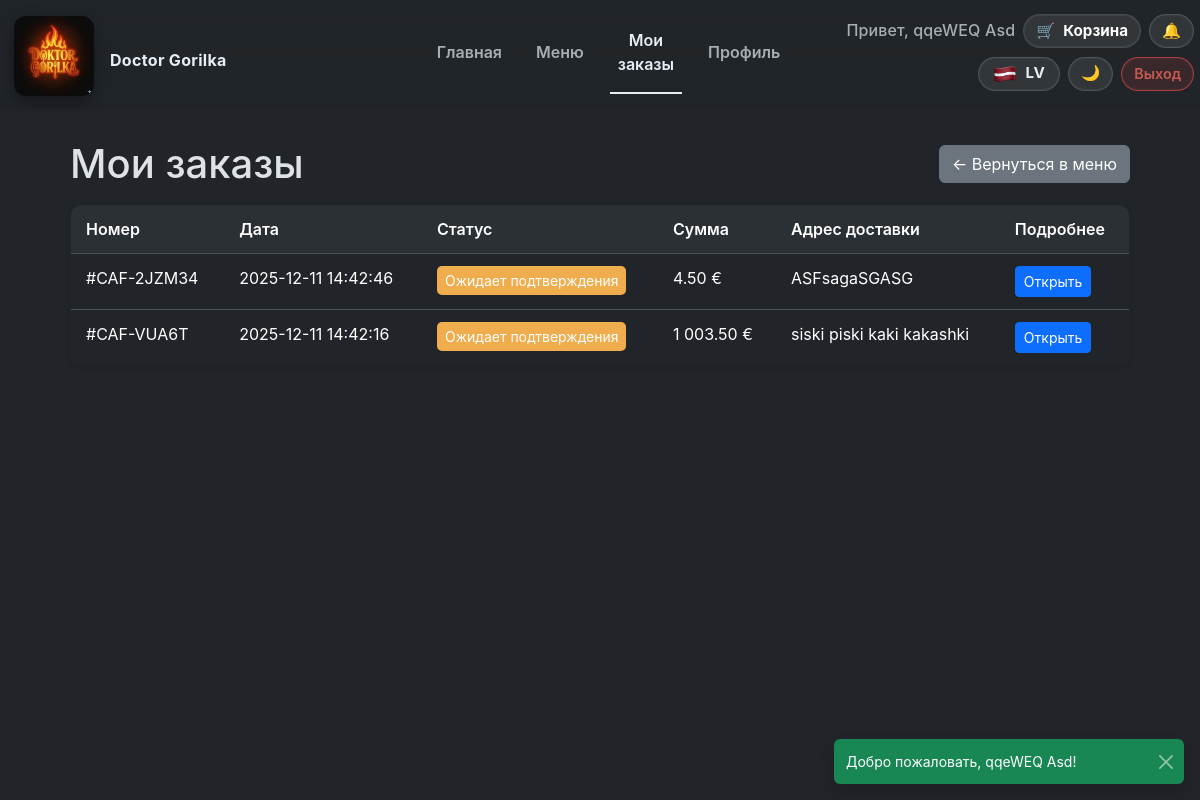
Page /orders (signed in) on the committed database.
### tables this page shows
CREATE TABLE orders (
        id INTEGER PRIMARY KEY AUTOINCREMENT,
        user_id INTEGER NOT NULL,
        created_at TEXT DEFAULT CURRENT_TIMESTAMP,
        status TEXT CHECK(status IN ('pending','new','cooking','ready','delivered','cancelled')) DEFAULT 'pending',
        total_price REAL,
        delivery_address TEXT, order_code TEXT, comment TEXT,
        FOREIGN KEY (user_id) REFERENCES users(id)
    );

### src/Infrastructure/ViewRenderer.php (called while the page is built, shortened)
<?php
class ViewRenderer
{
    public function render(string $view, array $params = []): string
    {
        $viewFile = $this->basePath . '/' . $view . '.php';
        extract($params, EXTR_SKIP);
        require $viewFile;
        $content = ob_get_clean();
        if ($this->layout && file_exists($this->layout)) {
            return ob_get_clean();
        }
        return $content;
    }
}

### src/Application/Controller/OrderController.php (called while the page is built, shortened)
<?php
class OrderController
{
    public function history(): string
    {
        $orders = $this->orderService->userOrders($this->session->get('user_id'));
        return $this->view->render('orders/history', [
            'title' => 'Doctor Gorilka — ' . translate('orders.history.title'),
            'orders' => $orders,
        ]);
    }
}

### src/Infrastructure/Router.php (called while the page is built, shortened)
<?php
class Router
{
    private array $routes = [];
    public function addRoute(string $method, string $path, callable $handler): void
    {
        $normalized = $this->normalizePath($path);
        $this->routes[$method][$normalized] = $handler;
    }
    public function dispatch(string $method, string $uri): mixed
    {
        $path = $this->normalizePath(parse_url($uri, PHP_URL_PATH) ?: '/');
        $method = strtoupper($method);
        if (isset($this->routes[$method][$path])) {
            return call_user_func($this->routes[$method][$path]);
        }
        return translate('errors.not_found');
    }
    private function normalizePath(string $path): string
    {
        $path = rtrim($path, '/');
        return $path === '' ? '/' : $path;
    }
}

### src/Application/App.php (called while the page is built, shortened)
<?php
class App
{
    private Router $router;
    private function __construct(Router $router, ViewRenderer $view)
    {
        $this->router = $router;
    }
    public function run(): mixed
    {
        $method = $_SERVER['REQUEST_METHOD'] ?? 'GET';
        $uri = $_SERVER['REQUEST_URI'] ?? '/';
        return $this->router->dispatch($method, $uri);
    }
}

### src/helpers.php (called while the page is built, shortened)
<?php
function localizationConfig(): array
{
    static $config;
    if ($config === null) {
        $config = require __DIR__ . '/../config/localization.php';
    }
    return $config;
}
function availableLocales(): array
{
    $config = localizationConfig();
    return $config['locales'] ?? [];
}
function currentLocale(): string
{
    $available = array_keys(availableLocales());
    $default = $available[0] ?? 'ru';
    return $default;
}
function translate(string $key, array $replace = [], ?string $locale = null): string
{
    $locale ??= currentLocale();
    $config = localizationConfig();
    $phrases = $config['phrases'] ?? [];
    $fallbackLocale = $config['fallback'] ?? 'ru';
    $value = $phrases[$locale][$key] ?? $phrases[$fallbackLocale][$key] ?? $key;
    foreach ($replace as $needle => $replacement) {
        $value = str_replace(':' . $needle, $replacement, $value);
    }
    return $value;
}
function translateStatus(?string $status): string
{
    return translate('status.' . $status);
}

### src/Infrastructure/SessionManager.php (called while the page is built, shortened)
<?php
class SessionManager
{
    public function get(string $key, mixed $default = null): mixed
    {
        return $_SESSION[$key] ?? $default;
    }
}

### src/Infrastructure/Repository/OrderRepository.php (called while the page is built, shortened)
<?php
class OrderRepository implements OrderRepositoryInterface
{
    public function findByUser(int $userId): array
    {
        $stmt = $this->prepare("SELECT * FROM orders WHERE user_id = :uid ORDER BY id DESC");
        $stmt->bindValue(':uid', $userId, SQLITE3_INTEGER);
        $result = $stmt->execute();
        $orders = [];
        while ($row = $result->fetchArray(SQLITE3_ASSOC)) {
            $orders[] = $this->mapOrder($row);
        }
        return $orders;
    }
    private function mapOrder(array $row): Order
    {
        $customerName = null;
        $customerPhone = $row['phone'] ?? null;
        return new Order(
            id: (int)$row['id'],
            userId: (int)$row['user_id'],
            status: $row['status'],
            totalPrice: (float)$row['total_price'],
            createdAt: $row['created_at'],
            deliveryAddress: $row['delivery_address'] ?? null,
            orderCode: $row['order_code'] ?? null,
            items: $this->fetchItems((int)$row['id']),
            customerName: $customerName,
            customerPhone: $customerPhone,
            comment: $row['comment'] ?? null,
        );
    }
    private function fetchItems(int $orderId): array
    {
        $stmt = $this->prepare("SELECT order_items.*, menu.title, menu.price AS menu_price, menu.image_url,
            menu.name_original, menu.name_ru, menu.name_lv
            FROM order_items
            JOIN menu ON menu.id = order_items.menu_id
            WHERE order_items.order_id = :oid");
        $stmt->bindValue(':oid', $orderId, SQLITE3_INTEGER);
        $result = $stmt->execute();
        $items = [];
        while ($row = $result->fetchArray(SQLITE3_ASSOC)) {
            $comboDetails = null;
            if (!empty($row['combo_details'])) {
                $decoded = json_decode($row['combo_details'], true);
                if (is_array($decoded)) {
                    $comboDetails = $decoded;
                }
            }
            $price = (float)($row['menu_price'] ?? 0);
            if ($comboDetails && isset($comboDetails['price'])) {
                $price = (float)$comboDetails['price'];
            }
            $items[] = new OrderItem(
                menuId: (int)$row['menu_id'],
                title: $this->resolveOrderItemTitle($row),
                price: $price,
                quantity: (int)$row['quantity'],
                imageUrl: $row['image_url'] ?? null,
                comboDetails: $comboDetails
            );
        }
        return $items;
    }
    private function resolveOrderItemTitle(array $row): string
    {
        $locale = function_exists('currentLocale') ? currentLocale() : 'ru';
        $localized = [
            'ru' => $row['name_ru'] ?? null,
            'lv' => $row['name_lv'] ?? null,
        ];
        $value = $localized[$locale] ?? null;
        if (!empty($row['name_original'])) {
            return $row['name_original'];
        }
        return translate('common.dish');
    }
    private function prepare(string $sql): SQLite3Stmt
    {
        return $this->db->prepare($sql);
    }
}

### src/Application/Service/OrderService.php (called while the page is built, shortened)
<?php
class OrderService
{
    public function userOrders(int $userId): array
    {
        return $this->orders->findByUser($userId);
    }
}

### autoload.php (called while the page is built, shortened)
<?php
spl_autoload_register(function (string $class): void {
    $prefixes = [
        'App\\' => __DIR__ . '/src/',
        'Carbon\\' => __DIR__ . '/src/Carbon/',
    ];
    foreach ($prefixes as $prefix => $dir) {
        if (strncmp($prefix, $class, strlen($prefix)) !== 0) {
            continue;
        }
        $relativeClass = substr($class, strlen($prefix));
        $file = $dir . str_replace('\\', '/', $relativeClass) . '.php';
    }
});

### src/Carbon/Carbon.php (called while the page is built, shortened)
<?php
class Carbon
{
    private DateTimeImmutable $dateTime;
    public function __construct(DateTimeImmutable $dateTime)
    {
        $this->dateTime = $dateTime;
    }
    public static function parse(string $time, ?string $timezone = null): self
    {
        $tz = $timezone ? new DateTimeZone($timezone) : null;
        $dt = new DateTimeImmutable($time, $tz);
        return new self($dt);
    }
    public function setTimezone(string $timezone): self
    {
        $clone = clone $this;
        $clone->dateTime = $this->dateTime->setTimezone(new DateTimeZone($timezone));
        return $clone;
    }
    public function locale(string $locale): self
    {
        $clone = clone $this;
        $clone->locale = $locale;
        return $clone;
    }
}

### resources/views/orders/history.php (the view, shortened to what this page needs)
<div class="page-container">
<div class="d-flex align-items-center justify-content-between mb-3">
    <h1 class="mb-0"><?= htmlspecialchars(translate('orders.history.title')) ?></h1>
    <a class="btn btn-secondary" href="/menu"><?= htmlspecialchars(translate('common.back_to_menu')) ?></a>
</div>
<?php if (empty($orders)): ?>
    <div class="empty-state"><?= htmlspecialchars(translate('orders.history.empty')) ?></div>
<?php else: ?>
<div class="card border-0 shadow-sm">
    <div class="card-body p-0">
        <div class="table-responsive">
            <table class="table mb-0">
                <thead>
                <tr>
                    <th><?= htmlspecialchars(translate('orders.history.number')) ?></th>
                    <th><?= htmlspecialchars(translate('orders.history.date')) ?></th>
                    <th><?= htmlspecialchars(translate('orders.history.status')) ?></th>
                    <th><?= htmlspecialchars(translate('orders.history.total')) ?></th>
                    <th><?= htmlspecialchars(translate('orders.history.address')) ?></th>
                    <th><?= htmlspecialchars(translate('orders.history.more')) ?></th>
                </tr>
                </thead>
                <tbody>
<?php
$timezone = appTimezone();
$locale = currentLocale() === 'lv' ? 'lv' : 'ru';
?>
<?php foreach ($orders as $order): ?>
    <tr>
        <td>#<?= htmlspecialchars($order->orderCode ?? $order->id) ?></td>
        <td><?= htmlspecialchars(\Carbon\Carbon::parse($order->createdAt, 'UTC')->setTimezone($timezone)->locale($locale)->isoFormat('YYYY-MM-DD HH:mm:ss')) ?></td>
        <td>
            <span class="status status-<?= htmlspecialchars($order->status) ?>">
                <?= htmlspecialchars(translateStatus($order->status)) ?>
            </span>
        </td>
        <td><?= number_format($order->totalPrice, 2, '.', ' ') ?> €</td>
        <td><?= nl2br(htmlspecialchars($order->deliveryAddress ?? '—')) ?></td>
        <td><a class="btn btn-primary btn-sm" href="/orders/view?code=<?= urlencode($order->orderCode ?? '') ?>"><?= htmlspecialchars(translate('orders.history.open')) ?></a></td>
    </tr>
<?php endforeach; ?>
                </tbody>
            </table>
        </div>
    </div>
</div>
<?php endif; ?>
</div>

### public/assets/css/styles.css (style rules this page uses)
:root { --bs-inverted: 0; --header-height: 64px; --header-offset: var(--header-height); --header-bg: #f8fafc; --header-border: rgba(0,0,0,0.08); --header-text: #111; --header-muted: rgba(17,17,17,0.68); --header-shadow: 0 2px 6px rgba(0,0,0,0.08); --header-gap: 22px; --action-border: rgba(0,0,0,0.18); --action-bg: rgba(0,0,0,0.06); --action-hover: rgba(0,0,0,0.12); --action-active: rgba(0,0,0,0.18); --action-color: #111; --menu-surface-bg: rgba(224, 224, 224, 0.95); --menu-surface-border: rgba(15,23,42,0.08); --menu-surface-shadow: 0 20px 45px rgba(15,23,42,0.08); --menu-card-bg: #757575; --menu-card-border: rgba(15,23,42,0.12); --menu-card-inner: rgba(202, 206, 216, 0.9); --menu-card-shadow: 0 18px 36px rgba(15, 23, 42, 0.856); --menu-chip-bg: rgba(15,23,42,0.08); --menu-chip-color: #1f2a37; --combo-option-bg: rgba(247,249,255,0.92); --combo-option-border: rgba(15,23,42,0.12); --combo-option-hover: rgba(13,110,253,0.18); --combo-summary-bg: #fff; --combo-summary-border: rgba(15,23,42,0.12); --combo-thumb-bg: rgba(15,23,42,0.08); --combo-muted: #5c6575; --combo-price-pill-bg: rgba(15,23,42,0.07); --combo-price-pill-border: rgba(15,23,42,0.12); --unique-chip-bg: rgba(13,110,253,0.12); --unique-chip-color: #ffe066; --combo-selection-bg: rgba(15,23,42,0.03); --combo-selection-border: rgba(15,23,42,0.08); --combo-tag-bg: rgba(15,23,42,0.08); --combo-check-border: rgba(15,23,42,0.2); --combo-price-color: #0b63d1; --menu-price-color: #0b63d1; }
:root[data-bs-theme='dark'] { --bs-inverted: 1; --header-bg: #0e1217; --header-border: rgba(255,255,255,0.08); --header-text: #e8edf5; --header-muted: rgba(226,232,240,0.7); --header-shadow: 0 2px 6px rgba(0,0,0,0.45); --action-border: rgba(255,255,255,0.15); --action-bg: rgba(255,255,255,0.08); --action-hover: rgba(255,255,255,0.15); --action-active: rgba(255,255,255,0.22); --action-color: #fff; --menu-surface-bg: rgba(13,16,26,0.9); --menu-surface-border: rgba(255,255,255,0.05); --menu-surface-shadow: 0 20px 45px rgba(0,0,0,0.35); --menu-card-bg: rgba(11,14,24,0.85); --menu-card-border: rgba(255,255,255,0.05); --menu-card-inner: rgba(6,10,20,0.7); --menu-card-shadow: 0 18px 40px rgba(0,0,0,0.35); --menu-chip-bg: rgba(255,255,255,0.12); --menu-chip-color: #f8fafd; --combo-option-bg: rgba(15,23,42,0.35); --combo-option-border: rgba(255,255,255,0.1); --combo-option-hover: rgba(13,110,253,0.2); --combo-summary-bg: rgba(13,17,23,0.85); --combo-summary-border: rgba(255,255,255,0.07); --combo-thumb-bg: rgba(0,0,0,0.35); --combo-muted: rgba(255,255,255,0.65); --combo-price-pill-bg: rgba(15,23,42,0.35); --combo-price-pill-border: rgba(255,255,255,0.25); --unique-chip-bg: rgba(255,255,255,0.12); --unique-chip-color: #ffe066; --combo-selection-bg: rgba(255,255,255,0.02); --combo-selection-border: rgba(255,255,255,0.03); --combo-tag-bg: rgba(255,255,255,0.08); --combo-check-border: rgba(255,255,255,0.2); --combo-price-color: #e3f2fd; --menu-price-color: #69dbff; }
body { font-family: 'Inter', 'Segoe UI', system-ui, -apple-system, sans-serif; margin: 0; padding: 0; background: var(--bs-body-bg); color: var(--bs-body-color); transition: background 0.3s ease, color 0.3s ease; }
body.with-fixed-header { padding-top: calc(var(--header-offset, var(--header-height)) + 16px); scroll-padding-top: calc(var(--header-offset, var(--header-height)) + 12px); }
.page-container { max-width: 1100px; margin: 0 auto; padding: 20px; }
h1, h2, h3 { margin: 0 0 15px; }
.table { width: 100%; border-collapse: collapse; background: var(--bs-card-bg); border-radius: 12px; border: 1px solid var(--bs-border-color); overflow: hidden; box-shadow: 0 4px 10px rgba(0, 0, 0, 0.05); }
.table th, .table td { padding: 12px 15px; border-bottom: 1px solid var(--bs-border-color); text-align: left; }
.table th { background: var(--bs-tertiary-bg); font-weight: 600; }
.table tr:last-child td { border-bottom: none; }
.status { padding: 4px 8px; border-radius: 5px; color: white; display: inline-block; font-size: 14px; }
.status-pending { background: #f0ad4e; }

### rows in the picture
orders: order_code "CAF-2JZM34", created_at "2025-12-11 14:42:46", total_price "4.50", delivery_address "ASFsagaSGASG"
orders: order_code "CAF-VUA6T", created_at "2025-12-11 14:42:16", total_price "1 003.50", delivery_address "siski piski kaki kakashki"

### other values in the picture
translate('nav.home') "Главная"
translate('nav.menu') "Меню"
translate('nav.orders') "Мои заказы"
translate('nav.profile') "Профиль"
translate('nav.cart') "Корзина"
$nextLocaleShort "LV"
translate('nav.logout') "Выход"
translate('orders.history.title') "Мои заказы"
translate('common.back_to_menu') "← Вернуться в меню"
translate('orders.history.number') "Номер"
translate('orders.history.date') "Дата"
translate('orders.history.status') "Статус"
translate('orders.history.total') "Сумма"
translate('orders.history.address') "Адрес доставки"
translate('orders.history.more') "Подробнее"
